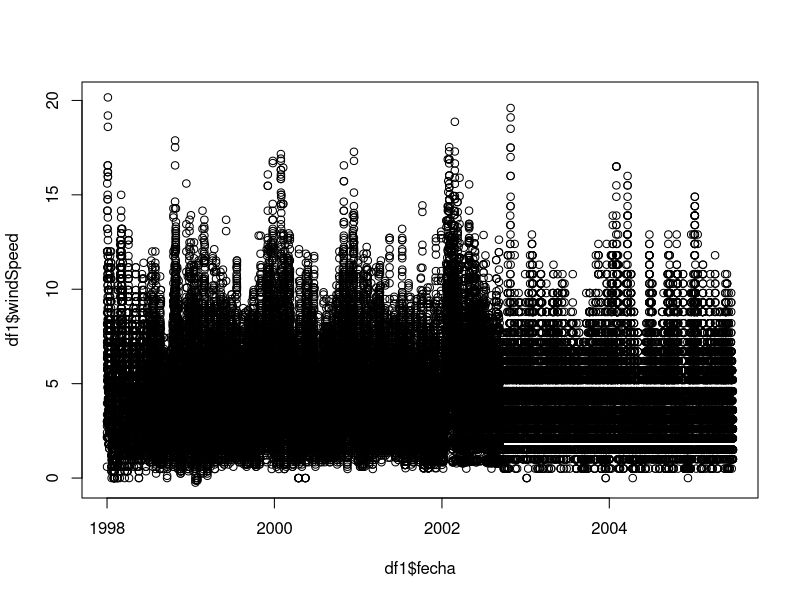
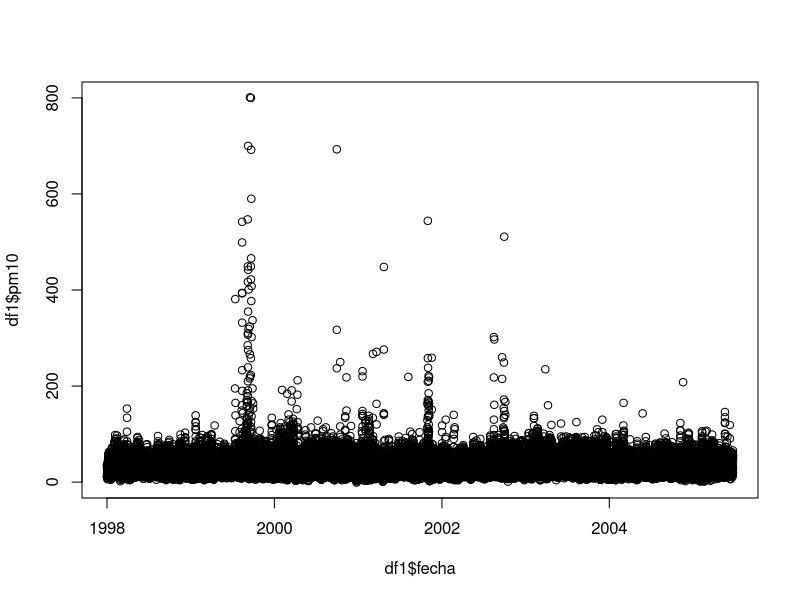
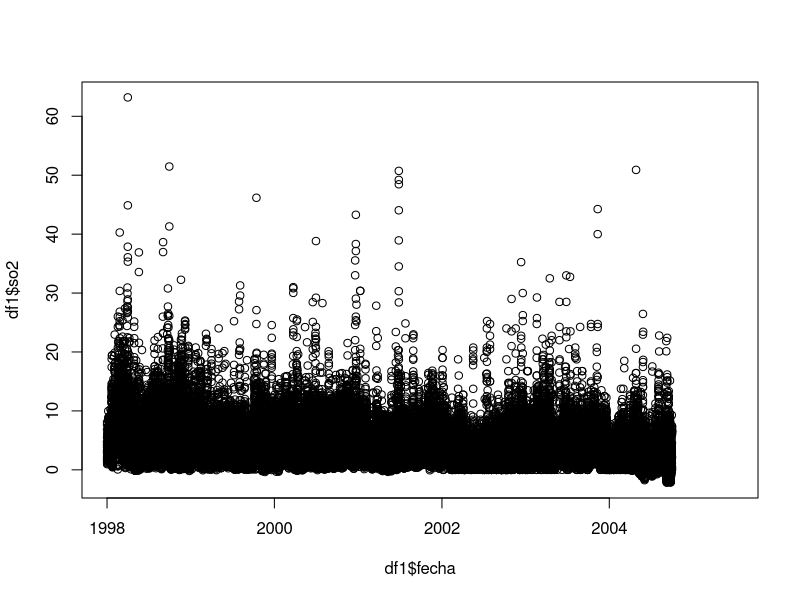
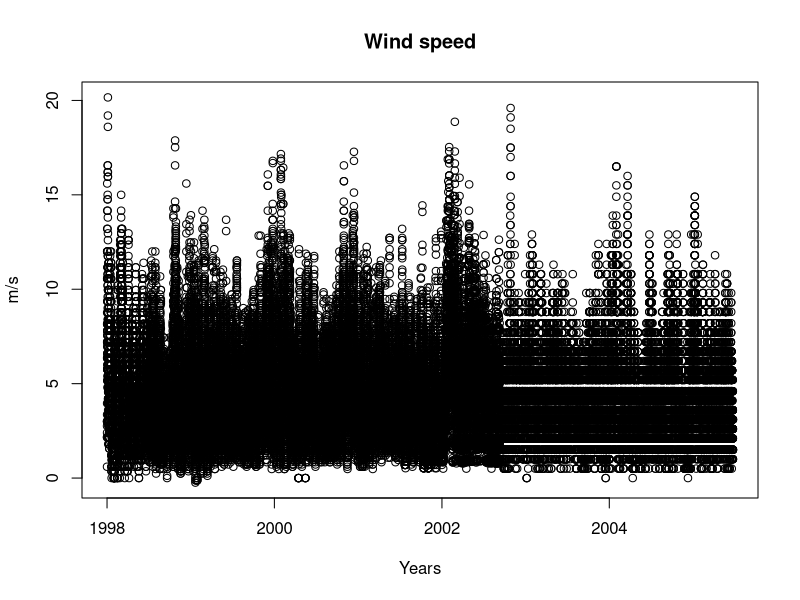
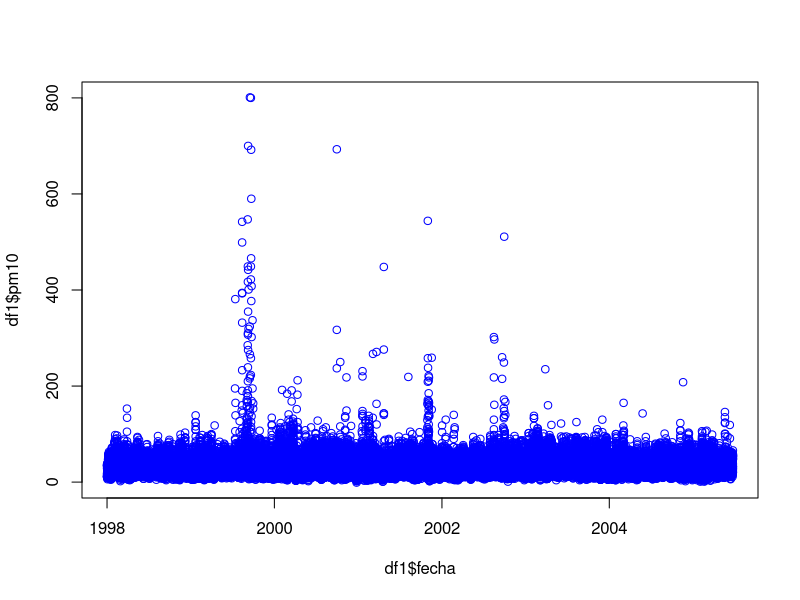
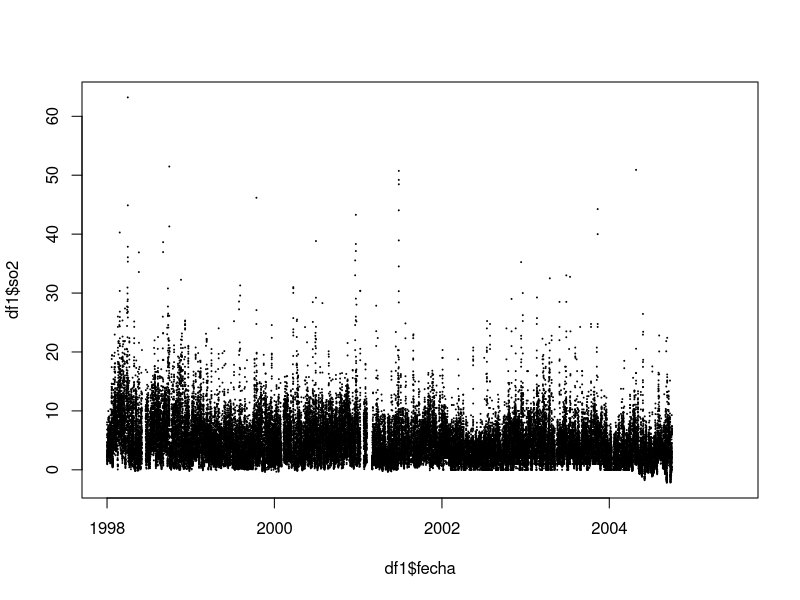

Generate these figures, in order, with R:
# En este ejercicio trabaremos SERIES TEMPORALES - TIMES SERIES
# Nos va interesar mucho ver la variación de los datos a lo largo del tiempo
# Cuando vemos NAs en series temporales, si nos falta un dato o dos, podemo sacar una media de los de arriba y los de debajo
# Pero si tenemos un montón de NAs en una variable (columna) es mucho más dificil de predecir

# En una fecha como veremos, tiene desde el día, hora, mes, año, pero po

# Borramos el data frame

rm(list=ls())

# Cargamos los datos

df1 <- read.csv("Ejemplo_1.csv",header = TRUE,stringsAsFactors = TRUE)

# Lo primero es hacernos una idea de los datos con los que trabajamos

show(df1)
summary(df1)

# En algunos casos es util saber el tipo de variable 

class(df1$date)
class(df1$ws)

# La fariable date esta como factor pero es una fecha, hay que modificarla
# Creo la variable fecha y le indico el formato que deseo

df1$fecha <- as.POSIXct(as.character(df1$date), format="%d/%m/%Y %H:%M")

sum(is.na(df1$date))
sum(is.na(df1$fecha))


# Es importante no igualas una valiabre

perdidos = df1[is.na(df1$fecha),]
#Vemos que los NAs son el mismo día durante todos los años


# Para evitar el cambio de hora hay que hacer lo siguiente -> Ponemos tz="UTC"
df1$fecha <- as.POSIXct(as.character(df1$date), format="%d/%m/%Y %H:%M", tz = "UTC")

#volvemos a mirar los NAs y vemos que ya no tenemos
perdidos = df1[is.na(df1$fecha),]

# Elimino la variable date ya que no me aporta nada

df1$date=NULL
 
 # Tambien puede ser interesante descomponer la fecha para poder trabajar con ella
 
library(lubridate)
df1$mes <- month(df1$fecha) # saca el mes
df1$dia <- day(df1$fecha) # saca el día
df1$hora <- hour(df1$fecha) # saca la hora
df1$diasemana = weekdays(df1$fecha) # devuelve día de la semana en letras (CUIDADO, porque al devolver las letras, en otro ordenador se puede traducir, y eso puede ser un problema)
df1$dsemana = wday(df1$fecha) # Nos da el numéro de la seman
df1$semana = week(df1$fecha) # nos da el número de la semana
df1$anio = year(df1$fecha) # sacamos el año
df1$dsemana2 = wday(df1$fecha,week_start = 1) # Esto hace que el día de la semana empiece en 1 = Lunes


# Ordenamo las variables como queramos
 
df1<-df1[,c(10:ncol(df1),1:9)]
 
# Otra forma de cambiar los nombres de las variables

names(df1)[names(df1)=="ws"] <- "windSpeed"
names(df1)[names(df1)=="wd"] <- "windDirection"
 
# Sacamos otra vez un resumen de los datos
 
summary(df1)
 
 
# Realizar una serie de graficos tambien puede ser de gran ayuda
 
plot(df1$fecha,df1$windSpeed)
plot(df1$fecha,df1$pm10)
plot(df1$fecha,df1$so2)
 
# O puede que no seamos capaces de ver nada
 
# Tambien podemos modificar los graficos.
 
plot(df1$fecha,df1$windSpeed, main = "Wind speed", xlab = "Years", ylab = "m/s")
plot(df1$fecha,df1$pm10, col="blue")
plot(df1$fecha,df1$so2, cex = 0.1)
 
 
 
 